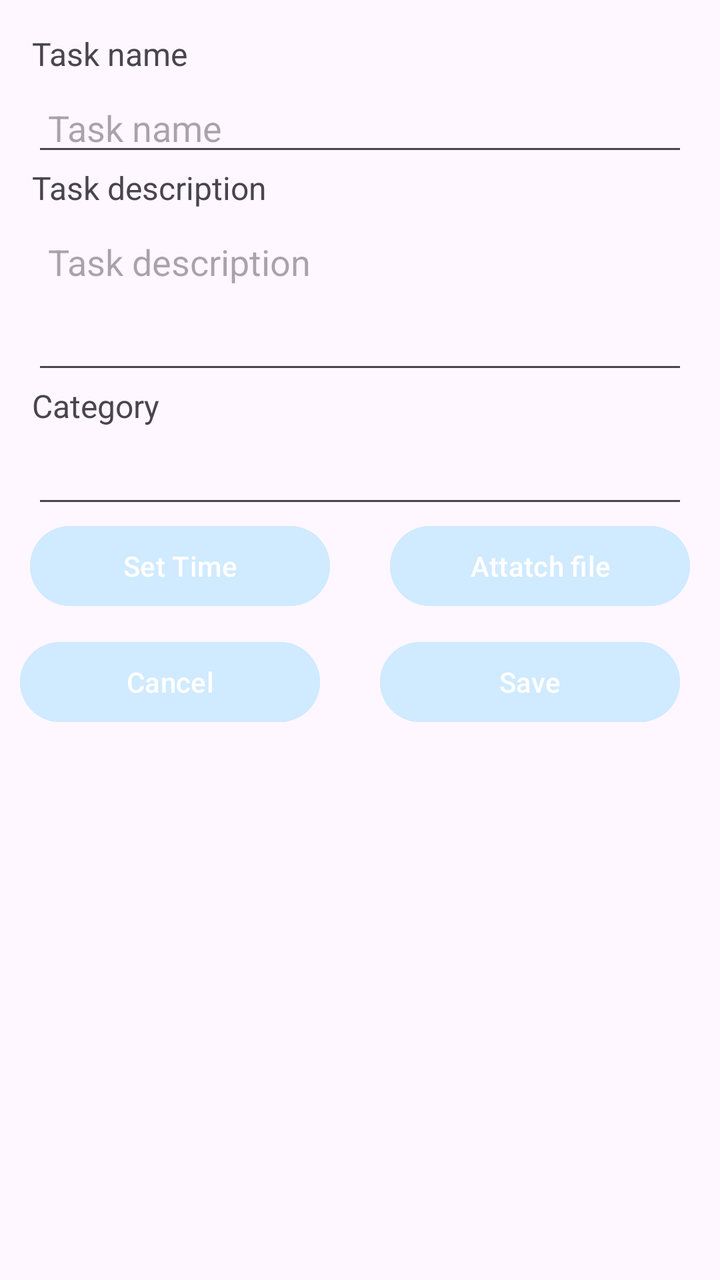
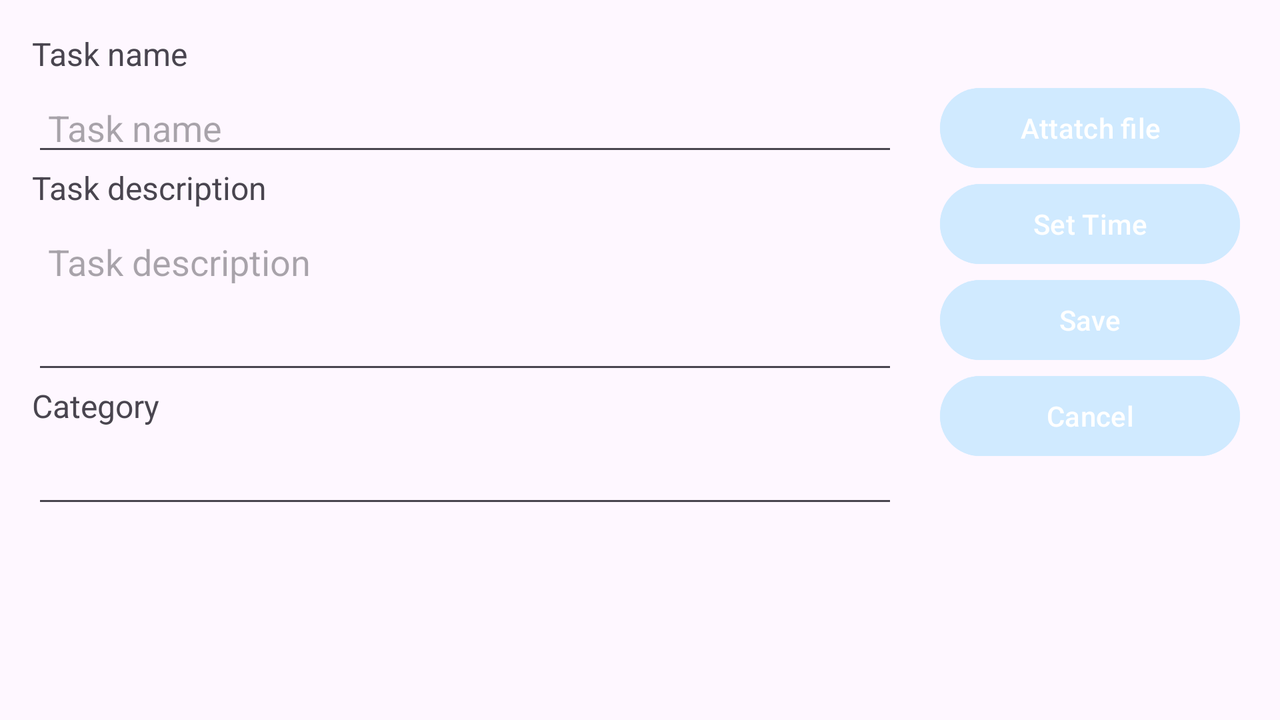

One screen, two layout resources from the same app: the default and the repository's alternative for another configuration. Each is rendered where Android would select it; the XML of both is given below.
<!-- AndroidManifest.xml: application theme Theme.Todo -->
<!-- res/layout/fragment_new_task.xml -->
<?xml version="1.0" encoding="utf-8"?>
<LinearLayout xmlns:android="http://schemas.android.com/apk/res/android"
    xmlns:tools="http://schemas.android.com/tools"
    android:layout_width="match_parent"
    android:layout_height="match_parent"
    tools:context=".NewTaskFragment"
    android:orientation="vertical">

    <TextView
        android:layout_width="wrap_content"
        android:layout_height="wrap_content"
        android:layout_marginStart="16dp"
        android:layout_marginTop="16dp"
        android:layout_marginBottom="4dp"
        android:text="Task name"
        android:textSize="16sp" />

    <EditText
        android:id="@+id/taskNameInput"
        android:layout_width="match_parent"
        android:layout_height="wrap_content"
        android:paddingStart="8dp"
        android:layout_marginStart="16dp"
        android:layout_marginEnd="16dp"
        android:inputType="textCapWords"
        android:paddingEnd="8dp"
        android:textSize="18sp"
        android:hint="Task name"/>

    <TextView
        android:layout_width="wrap_content"
        android:layout_height="wrap_content"
        android:layout_marginStart="16dp"
        android:layout_marginBottom="4dp"
        android:text="Task description"
        android:textSize="16sp" />

    <EditText
        android:id="@+id/taskDescriptionInput"
        android:layout_width="match_parent"
        android:layout_height="wrap_content"
        android:layout_marginStart="16dp"
        android:layout_marginEnd="16dp"
        android:lines="3"
        android:gravity="start"
        android:paddingStart="8dp"
        android:paddingEnd="8dp"
        android:textSize="18sp"
        android:hint="Task description"/>

    <TextView
        android:layout_width="wrap_content"
        android:layout_height="wrap_content"
        android:layout_marginStart="16dp"
        android:layout_marginBottom="4dp"
        android:text="Category"
        android:textSize="16sp" />

    <EditText
        android:id="@+id/taskCategoryInput"
        android:layout_width="match_parent"
        android:layout_height="wrap_content"
        android:paddingStart="8dp"
        android:layout_marginStart="16dp"
        android:layout_marginEnd="16dp"
        android:inputType="textCapWords"
        android:paddingEnd="8dp"
        android:textSize="18sp"
        android:hint=""/>

    <LinearLayout
        android:layout_width="wrap_content"
        android:layout_height="wrap_content"
        android:layout_gravity="center_horizontal"
        android:orientation="horizontal">

        <Button
            android:id="@+id/setTimeButton"
            android:layout_width="150dp"
            android:layout_height="wrap_content"
            android:backgroundTint="@color/blue"
            android:text="Set Time"></Button>

        <Button
            android:id="@+id/addFile"
            android:layout_width="150dp"
            android:layout_height="wrap_content"
            android:layout_marginStart="30dp"
            android:backgroundTint="@color/blue"
            android:text="Attatch file"></Button>
    </LinearLayout>



    <LinearLayout
        android:layout_width="match_parent"
        android:layout_height="wrap_content"
        android:layout_marginEnd="16dp"
        android:layout_marginLeft="16dp"
        android:layout_marginRight="16dp"
        android:orientation="horizontal"
        android:layout_marginStart="16dp"
        android:layout_marginTop="8dp">
    </LinearLayout>

    <LinearLayout
        android:layout_width="wrap_content"
        android:layout_height="wrap_content"
        android:orientation="horizontal"
        android:layout_marginTop="2dp"
        android:layout_gravity="center_horizontal">
        <Button
            android:id="@+id/cancelTaskButton"
            android:layout_width="150dp"
            android:layout_height="wrap_content"
            android:backgroundTint="@color/blue"
            android:text="Cancel" />
        <Button
            android:id="@+id/saveTaskButton"
            android:layout_width="150dp"
            android:layout_height="wrap_content"
            android:backgroundTint="@color/blue"
            android:layout_marginStart="30dp"
            android:layout_marginEnd="10dp"
            android:text="Save" />
    </LinearLayout>

</LinearLayout>
<!-- resources referenced by this layout -->
<resources>
  <color name="blue">#D0EAFF</color>
  <style name="Theme.Todo" parent="Base.Theme.Todo" />
  <style name="Base.Theme.Todo" parent="Theme.Material3.DayNight.NoActionBar">
          
          
      </style>
</resources>
<!-- res/layout-land/fragment_new_task.xml (the repository's variant of the layout above) -->
<!-- drawn on the phone turned sideways -->
<?xml version="1.0" encoding="utf-8"?>
<LinearLayout xmlns:android="http://schemas.android.com/apk/res/android"
    xmlns:tools="http://schemas.android.com/tools"
    android:layout_width="match_parent"
    android:layout_height="match_parent"
    tools:context=".NewTaskFragment"
    android:orientation="horizontal">

    <LinearLayout
        android:layout_width="0dp"
        android:layout_height="wrap_content"
        android:layout_weight="3"
        tools:context=".NewTaskFragment"
        android:orientation="vertical">

        <TextView
            android:layout_width="wrap_content"
            android:layout_height="wrap_content"
            android:layout_marginStart="16dp"
            android:layout_marginTop="16dp"
            android:layout_marginBottom="4dp"
            android:text="Task name"
            android:textSize="16sp" />

        <EditText
            android:id="@+id/taskNameInput"
            android:layout_width="match_parent"
            android:layout_height="wrap_content"
            android:paddingStart="8dp"
            android:layout_marginStart="16dp"
            android:layout_marginEnd="16dp"
            android:inputType="textCapWords"
            android:paddingEnd="8dp"
            android:textSize="18sp"
            android:hint="Task name"/>

        <TextView
            android:layout_width="wrap_content"
            android:layout_height="wrap_content"
            android:layout_marginStart="16dp"
            android:layout_marginBottom="4dp"
            android:text="Task description"
            android:textSize="16sp" />

        <EditText
            android:id="@+id/taskDescriptionInput"
            android:layout_width="match_parent"
            android:layout_height="wrap_content"
            android:layout_marginStart="16dp"
            android:layout_marginEnd="16dp"
            android:lines="3"
            android:gravity="start"
            android:paddingStart="8dp"
            android:paddingEnd="8dp"
            android:textSize="18sp"
            android:hint="Task description"/>

        <TextView
            android:layout_width="wrap_content"
            android:layout_height="wrap_content"
            android:layout_marginStart="16dp"
            android:layout_marginBottom="4dp"
            android:text="Category"
            android:textSize="16sp" />

        <EditText
            android:id="@+id/taskCategoryInput"
            android:layout_width="match_parent"
            android:layout_height="wrap_content"
            android:paddingStart="8dp"
            android:layout_marginStart="16dp"
            android:layout_marginEnd="16dp"
            android:inputType="textCapWords"
            android:paddingEnd="8dp"
            android:textSize="18sp"
            android:hint=""/>
    </LinearLayout>

    <LinearLayout
        android:layout_width="wrap_content"
        android:layout_height="wrap_content"
        android:orientation="vertical"
        android:layout_marginStart="5dp"
        android:layout_marginTop="40dp"
        android:layout_marginEnd="20dp"
    >

        <Button
            android:id="@+id/addFile"
            android:layout_width="150dp"
            android:layout_height="wrap_content"
            android:backgroundTint="@color/blue"
            android:text="Attatch file"></Button>

        <Button
            android:id="@+id/setTimeButton"
            android:layout_width="150dp"
            android:layout_height="wrap_content"
            android:backgroundTint="@color/blue"
            android:text="Set Time"></Button>

        <Button
            android:id="@+id/saveTaskButton"
            android:layout_width="150dp"
            android:layout_height="wrap_content"
            android:backgroundTint="@color/blue"
            android:text="Save" />

        <Button
            android:id="@+id/cancelTaskButton"
            android:layout_width="150dp"
            android:layout_height="wrap_content"
            android:backgroundTint="@color/blue"
            android:text="Cancel" />

    </LinearLayout>







</LinearLayout>
